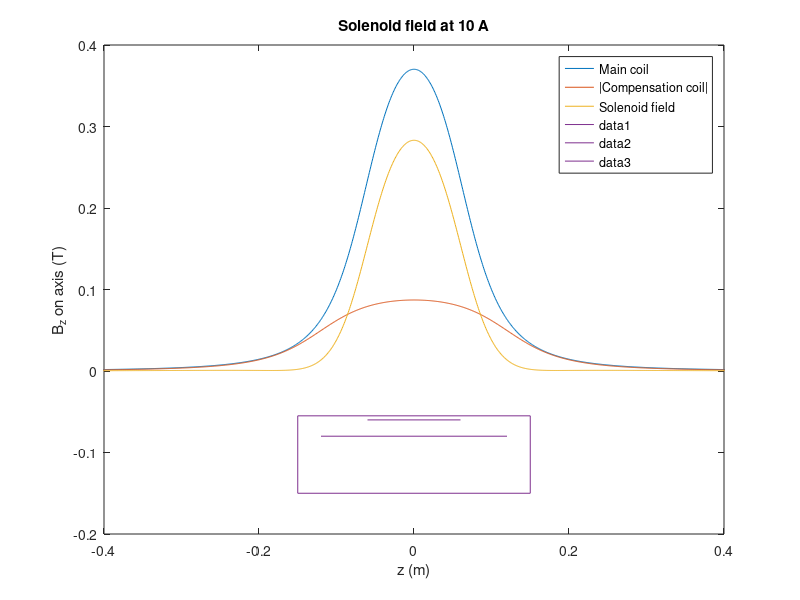

Here is the MATLAB script that generated this plot:
% copyright Dr. Thorsten Kamps, 2020
% All rights reserved.

% with beam pipe diameter 108 mm
% radius beam pipe = 108/2 mm = 54 mm
% coil can have min radius of 60 mm
% length of beam pipe = length of comp coil + 40 mm for vessel
% now with mu0 and ampereturns
xsol = linspace(-0.45,0.45,1024);
xsol = xsol(:);
Radius = 0.060; %0.060
Length = 0.120; % 0.090
Plus = Length./2 + xsol;
Minus = Length./2 - xsol;
Term1 = Plus./sqrt(Plus.^2 + Radius.^2);
Term2 = Minus./sqrt(Minus.^2 + Radius.^2);
LongCoil = Term1 + Term2;

mu0 = 4*pi.*10^(-7);
Current = 10;
NTurns = 5000;
NTurnsPerLength = NTurns./Length;
FieldCoil = 0.5.*mu0.*NTurnsPerLength.*Current.*LongCoil;


RadiusComp = 0.080; %0.100
% LengthComp = 0.240; %0.200
LengthComp = 0.240; %0.200
PlusComp = LengthComp./2 + xsol;
MinusComp = LengthComp./2 - xsol;
Term1Comp = PlusComp./sqrt(PlusComp.^2 + RadiusComp.^2);
Term2Comp = MinusComp./sqrt(MinusComp.^2 + RadiusComp.^2);
CompCoil = Term1Comp + Term2Comp;
% CompCoil = 0.24.*CompCoil./max(CompCoil);


% mu0 = 4*pi.*10^(-7);
CurrentComp = 10;
NTurnsComp = 0.200.*(LengthComp/Length).*NTurns;
NTurnsPerLengthComp = NTurnsComp./LengthComp;
FieldComp = 0.5.*mu0.*NTurnsPerLengthComp.*CurrentComp.*CompCoil;

NewCoil = FieldCoil-FieldComp;
% figure;
% subplot(2,1,1);
% plot(xsol,FieldCoil,xsol,FieldComp);
% subplot(2,1,2);
% plot(xsol,NewCoil);

figure;
plot(xsol,FieldCoil,xsol,FieldComp,xsol,NewCoil);
legend('Main coil','|Compensation coil|','Solenoid field');
xlabel('z (m)');
ylabel('B_z on axis (T)');
title('Solenoid field at 10 A');
axis([-0.4 0.4 -0.2 0.4])
line([-0.06;0.06],[-0.06;-0.06]);
line([-0.12;0.12],[-0.08;-0.08]);
line([-0.15;-0.15;+0.15;+0.15;-0.15],[-0.055;-0.15;-0.15;-0.055;-0.055]);
